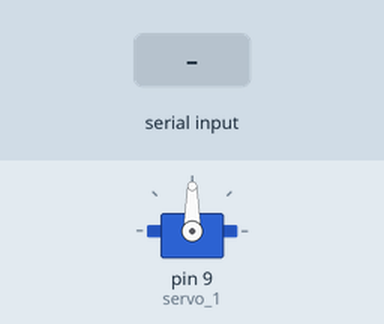
Bench run of a sketch on a simulated Arduino Uno, built with avr-gcc and run on an emulated ATmega328P. Shown: servo. The test bench sets the inputs (shaded band). What the sketch prints to the serial monitor is not drawn.

Above: at 1.2 s.
1.3 s: "R" received over Serial
At 2.0 s:
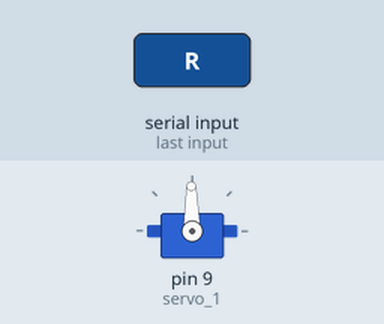
3.6 s: "L" received over Serial
At 4.9 s:
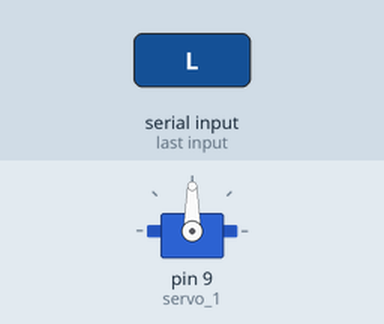
Timing chart, 0 to 6.6 s (numbered marks = the images above; inputs shaded):
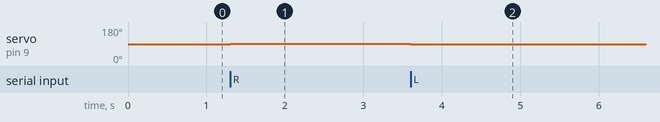

The sketch:

Serial_Test.ino
```cpp
#include <Servo.h>  // 서보모터 라이브러리
Servo servo_1; // 쓸 서보 모터 선언

int pos= 90; // 서보모터 중앙값
char buffer; // 시리얼 포트로 들어올 데이터 (바이트)

void setup() {
  servo_1.attach(9); // 디지털 9번 핀에 PWM제어 핀 설정
  Serial.begin(9600); // 9600 포트레이트 오픈
  Serial.flush();
}

void loop() {
  if (Serial.available() > 0) { // 데이터가 들어옴

       buffer = Serial.read();
       // 아두이노 의 경우 속도(연산)가 매우 느려 PC에서 연산 후 출력값만 입력 받아옴
       if (buffer == 'R') {
        pos += 1; // 각도 증가
        servo_1.write(pos); // 각도값 서보
        Serial.print(pos); // 체크용
       }
       else if(buffer == 'L'){
        pos -= 1; // 각도 감소
        servo_1.write(pos); // 각도값 서보
        Serial.print(pos); // 체크용
       }
       else { // PC 에서는 정지 상태 및 쓰레기 값이 들어와도 'S'를 보냈지만 아두이노경우 상관없어서 else 처리
        servo_1.write(pos); // 각도 그대로
        Serial.print(pos); // 체크용
       }

       buffer = NULL; // 버퍼 (여기선 바이트 데이터) 초기화
       delay(10); // 아두이노가 PC에서 들어오는 데이터양(속도)을 감당을 하지 못해 0.01s로 딜레이를 통일시켜 통신
  }
  else { Serial.print("not come");} // 데이터가 안 들어옴
}
```

Measured:
- after the input at 1.3 s, servo on pin 9 (servo_1): 90° → 91° at once
- after the input at 3.6 s, servo on pin 9 (servo_1): 91° → 90° at once
